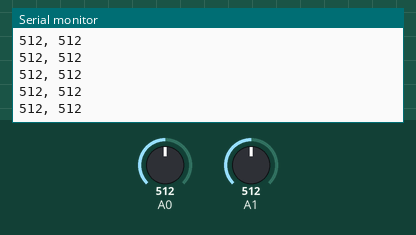
The sketch below on a simulated Arduino Uno, built with avr-gcc and run on an emulated ATmega328P. On the bench: the last lines printed to the serial monitor. The inputs (shaded band) are chosen by the test bench; at power-on: A1 = 512, A0 = 512.

Above: at 4.2 s.
4.3 s: A1 set to 109
At 5.4 s:
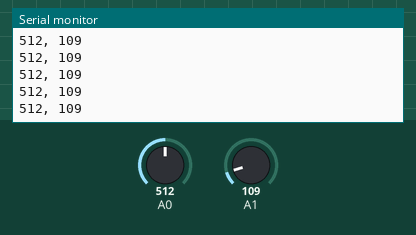
5.8 s: A1 set to 91
At 6.6 s:
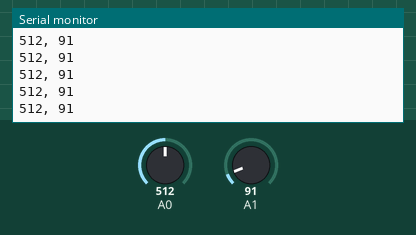
Timing chart, 0 to 8.8 s (numbered marks = the images above; inputs shaded):
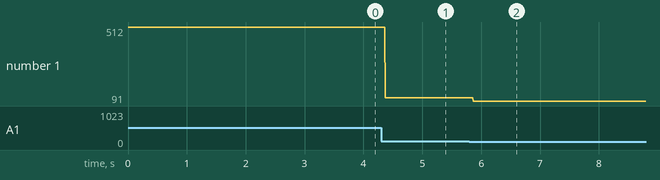

The sketch:

helmetTest.ino
```cpp
int sensorVal[2];

int currentTime = 0;

void setup() {
  Serial.begin(9600);
  pinMode(A0, INPUT);
  pinMode(A1, INPUT);
}

void loop() {
  if(millis() - currentTime >= 1) {
    sensorVal[0] = analogRead(A0);
    sensorVal[1] = analogRead(A1);

    Serial.print(sensorVal[0]);
    Serial.print(", ");
    Serial.println(sensorVal[1]);

    currentTime = millis();
  }
}
```

Measured:
- after the input at 4.3 s, the serial monitor: prints a new line after 0.07 s (image 1)
- after the input at 5.8 s, the serial monitor: prints a new line after 0.07 s (image 2)
- plotted number 1: 512 → 109 after the input at 4.3 s, 109 → 91 after the input at 5.8 s
